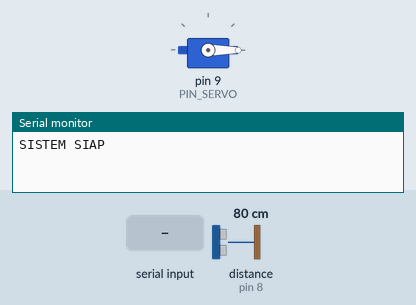
The sketch below on a simulated Arduino Uno, built with avr-gcc and run on an emulated ATmega328P. Parts: servo, the last lines printed to the serial monitor. Wiring (inferred from the names in the program): ultrasonic range finder: trigger pin 7; echo pin 8. The inputs (shaded band) are chosen by the test bench; at power-on: distance to the obstacle (sensor on pin 8) 80 cm. The echo pulse lasts 58.3 µs per cm.

Above: at 1.7 s.
1.8 s: distance to the obstacle (sensor on pin 8) set to 23 cm
4.2 s: distance to the obstacle (sensor on pin 8) set to 19 cm
At 5.1 s:
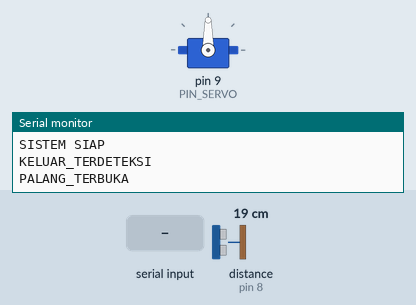
10.2 s: "C" received over Serial
At 13.0 s:
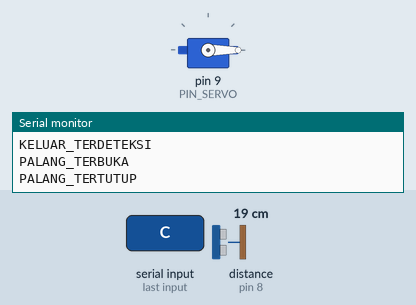
13.2 s: distance to the obstacle (sensor on pin 8) set to 35 cm
At 14.2 s:
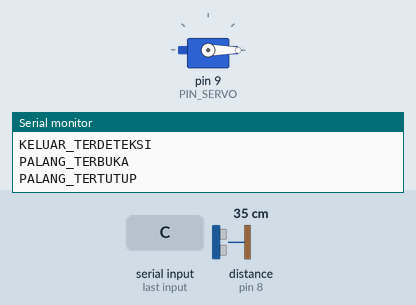
Timing chart, 0 to 15.7 s (numbered marks = the images above; inputs shaded):
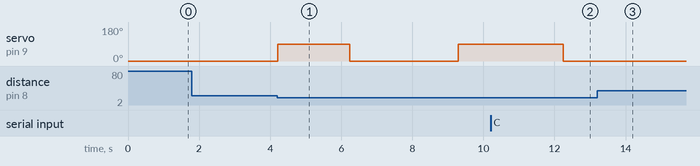

Measured:
- the behaviour switches between 21 and 20 cm on distance to the obstacle (sensor on pin 8) (found by bisection; images 0 and 1)
- after the input at 1.8 s, every drawn part: stays the same
- after the input at 4.2 s, servo on pin 9 (PIN_SERVO): 0° → 90° at once, → 0° 2.0 s later, → 90° 3.0 s later
- after the input at 10.2 s, servo on pin 9 (PIN_SERVO): 90° → 0° after 2.0 s instead of 1.1 s
- after the input at 13.2 s, servo on pin 9 (PIN_SERVO): stays 0° (without the input it goes to 90° after 2.1 s)

The sketch:

palang_parkir.ino
```cpp
#include <Servo.h>

const int PIN_SERVO       = 9;
const int PIN_TRIG        = 7;
const int PIN_ECHO        = 8;

const int SUDUT_TUTUP     = 0;
const int SUDUT_BUKA      = 90;
const int DELAY_BUKA_MS   = 2000; // Delay tutup: 2 detik
const int COOLDOWN_MS     = 3000; // Jeda setelah tutup: 3 detik
const int JARAK_KELUAR_CM = 20;

Servo palang;

bool palangTerbuka        = false;
unsigned long waktuBuka   = 0;
unsigned long waktuTutup  = 0; // ← BARU: catat kapan palang terakhir ditutup

void setup() {
  Serial.begin(9600);
  palang.attach(PIN_SERVO);
  palang.write(SUDUT_TUTUP);
  pinMode(PIN_TRIG, OUTPUT);
  pinMode(PIN_ECHO, INPUT);
  delay(500);
  Serial.println("SISTEM SIAP");
}

void loop() {
  bool dalamCooldown = (millis() - waktuTutup < COOLDOWN_MS); // ← cek jeda

  // ----- Cek Perintah dari Python (Jalur Masuk) -----
  if (Serial.available() > 0) {
    char perintah = Serial.read();
    if (perintah == 'O') {
      if (!dalamCooldown) {
        bukaPalang();
      } else {
        Serial.println("COOLDOWN_AKTIF"); // beri tahu Python masih dalam jeda
      }
    } else if (perintah == 'C') {
      tutupPalang();
    }
  }

  // ----- Cek Sensor Ultrasonik (Jalur Keluar) -----
  float jarak = ukurJarak();
  if (jarak > 0 && jarak < JARAK_KELUAR_CM && !palangTerbuka && !dalamCooldown) {
    Serial.println("KELUAR_TERDETEKSI");
    bukaPalang();
  }

  // ----- Auto Tutup Setelah 1.5 Detik -----
  if (palangTerbuka && (millis() - waktuBuka >= DELAY_BUKA_MS)) {
    tutupPalang();
  }

  delay(100);
}

void bukaPalang() {
  palang.write(SUDUT_BUKA);
  palangTerbuka = true;
  waktuBuka = millis();
  Serial.println("PALANG_TERBUKA");
}

void tutupPalang() {
  palang.write(SUDUT_TUTUP);
  palangTerbuka = false;
  waktuTutup = millis(); // ← catat waktu penutupan → mulai cooldown 3 detik
  Serial.println("PALANG_TERTUTUP");
}

float ukurJarak() {
  digitalWrite(PIN_TRIG, LOW);
  delayMicroseconds(2);
  digitalWrite(PIN_TRIG, HIGH);
  delayMicroseconds(10);
  digitalWrite(PIN_TRIG, LOW);
  long durasi = pulseIn(PIN_ECHO, HIGH, 30000);
  if (durasi == 0) return -1;
  return (durasi * 0.0343) / 2.0;
}
```
